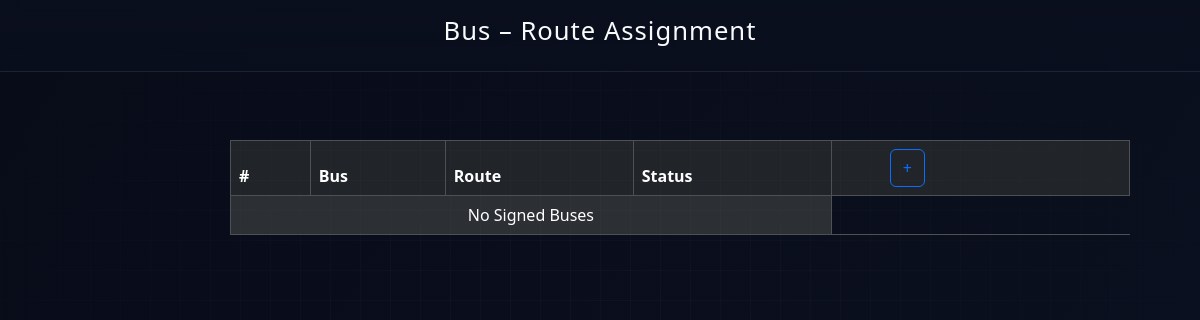
Page /assignbusroute (signed in) on the earlier database version.
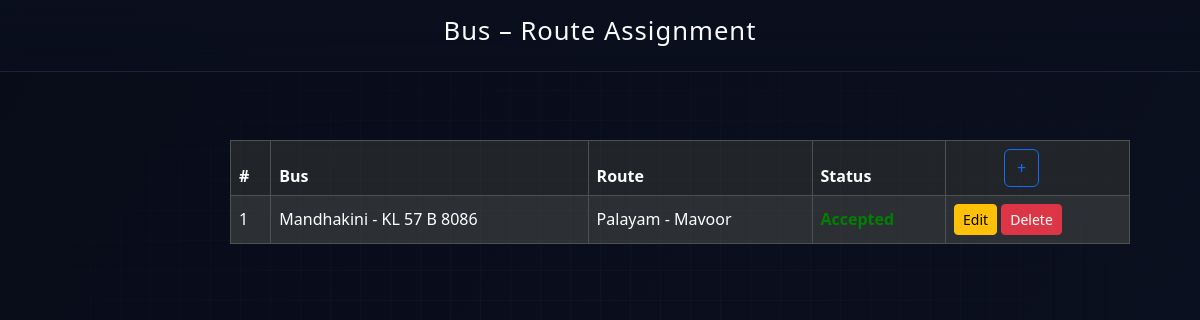
Same page on the later database version.
### busapp/models.py (models this page shows)
class AssignBusRoute(models.Model):
    BusId = models.ForeignKey(BusModel, on_delete=models.CASCADE, null=True, blank=True)
    RouteId = models.ForeignKey(BusRoutesModel, on_delete=models.CASCADE, null=True, blank=True)
    status = models.CharField(max_length=100, null=True, blank=True, default='Pending')

class BusModel(models.Model):
    OwnerId = models.ForeignKey(OwnerModel, on_delete=models.CASCADE, null=True, blank=True)
    name = models.CharField(max_length=100, null=True, blank=True)
    Number = models.CharField(max_length=100, null=True, blank=True)
    Type = models.CharField(max_length=100, null=True, blank=True)
    capacity = models.CharField(max_length=100, null=True, blank=True)
    image = models.FileField(upload_to='busimages', null=True, blank=True)

class BusRoutesModel(models.Model):
    source = models.CharField(max_length=100, null=True, blank=True)
    destination = models.CharField(max_length=100, null=True, blank=True)
    created_at = models.DateField(auto_now_add=True)
    updated_at = models.DateField(auto_now=True)

### busapp/views.py (the view, shortened to what this page needs)
# urls.py: path('assignbusroute', AssignBusRouteView.as_view(), name='assignbusroute'),
class AssignBusRouteView(View):
    def get(self, request):
        c = request.session['login_id']
        routes = BusRoutesModel.objects.all()
        all_buses = BusModel.objects.filter(OwnerId__Login_ID__id=c)
        unassigned_buses = all_buses.exclude(
            id__in=AssignBusRoute.objects.values_list("BusId_id", flat=True)
        )
        assigned = AssignBusRoute.objects.filter(BusId__OwnerId__Login_ID__id=c)
        return render(request, 'BusOwner/AssignBusRoute.html', {
            'routes': routes,
            'bus': unassigned_buses,      # for Add Modal
            'all_buses': all_buses,       # for Edit Modal
            'assigned': assigned
        })

### templates/BusOwner/AssignBusRoute.html (shortened to what this page needs)
{% load static %}
<html lang="en">
<head>
  <link href="https://cdn.jsdelivr.net/npm/bootstrap@5.3.2/dist/css/bootstrap.min.css" rel="stylesheet">
  <link rel="stylesheet" href="{% static 'css/dash.css' %}">
</head>
<body>
  <header>
    <h1>Bus – Route Assignment</h1>
  </header>
<div class="container mt-5 text-center">
<div class="d-flex justify-content-center">
  <table class="table table-dark table-striped table-bordered align-middle" style="width: 900px; margin-left: 180px;">
    <thead>
      <tr>
        <th>#</th>
        <th>Bus</th>
        <th>Route</th>
        <th>Status</th>
        <th>
          <button class="btn btn-outline-primary" style="margin-left: 50px;" data-bs-toggle="modal" data-bs-target="#assignModal">+</button>
        </th>
      </tr>
    </thead>
    <tbody>
      {% if assigned %}
        {% for i in assigned %}
        <tr>
          <td>{{ forloop.counter }}</td>
          <td>{{ i.BusId.name }} - {{ i.BusId.Number }}</td>
          <td>{{ i.RouteId.source }} - {{ i.RouteId.destination }}</td>
          {% if i.status == "Pending" %}
          <td style="color: orange;"><b>{{ i.status }}</b></td>
          {% elif i.status == "Accepted" %}
          <td style="color: green;"><b>{{ i.status }}</b></td>
          {% elif i.status == "Rejected" %}
          <td style="color: red;"><b>{{ i.status }}</b></td>
          {% else %}
          <td>Send Complaint To Admin</td>
          {% endif %}
          <td>
            <button class="btn btn-sm btn-warning editBtn"
                    data-bs-toggle="modal"
                    data-bs-target="#editModal"
                    data-id="{{ i.id }}"
                    data-busid="{{ i.BusId.id }}"
                    data-routeid="{{ i.RouteId.id }}">
              Edit
            </button>
            <button class="btn btn-sm btn-danger" onclick="window.location='/assignbusroute/delete/{{i.id}}/'">Delete</button>
          </td>
        </tr>
        {% endfor %}
      {% else %}
        <tr>
          <td colspan="4" class="text-center">No Signed Buses</td>
        </tr>
      {% endif %}
    </tbody>
  </table>
</div>
</body>
</html>

Differences in the rows shown:
added AssignBusRoute: BusId.name "Mandhakini", BusId.Number "KL 57 B 8086", RouteId.source "Palayam", RouteId.destination "Mavoor", status "Accepted"
Other differences:
text no longer shown: "No Signed Buses"
